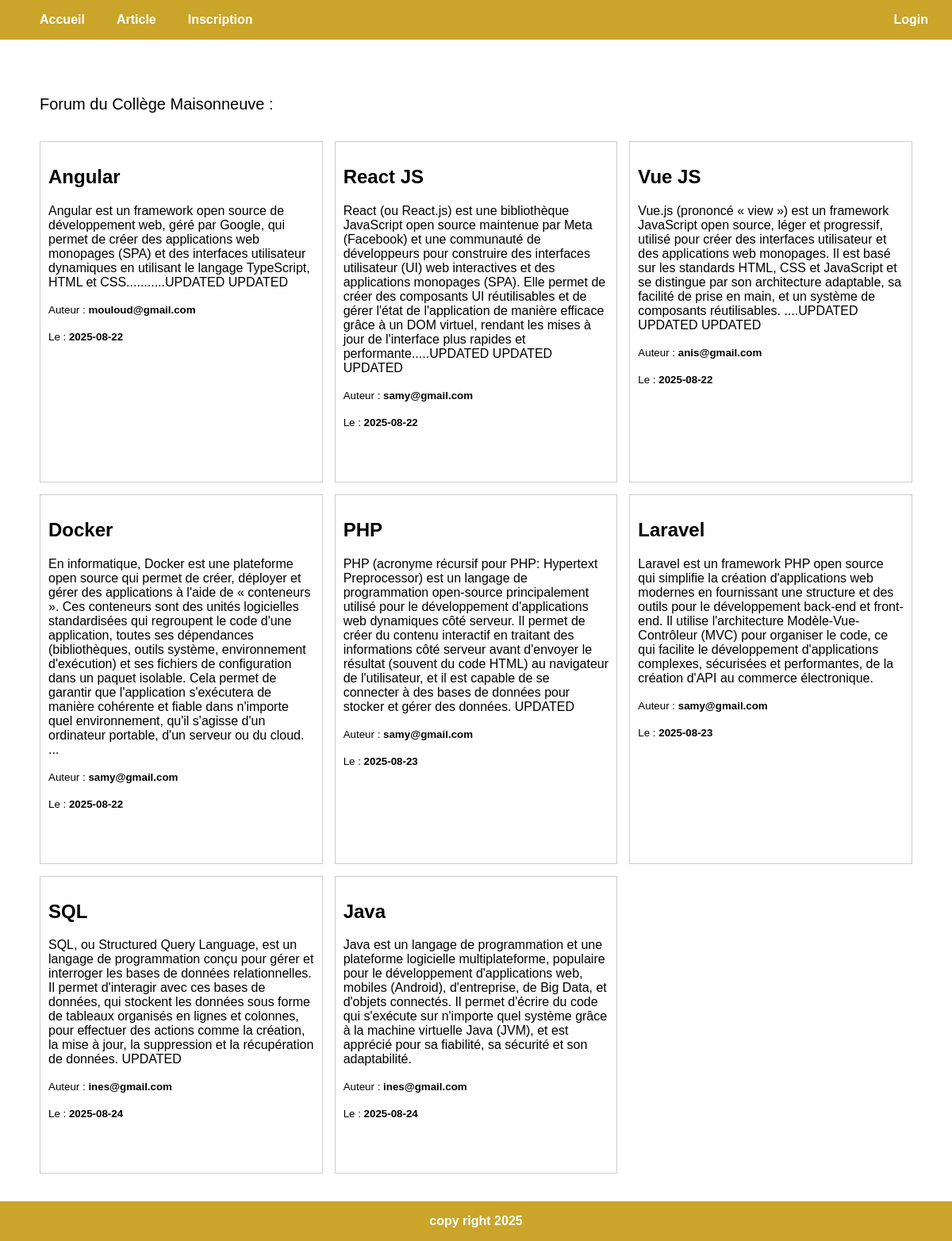
The page / on the database its author committed.
### tables this page shows
CREATE TABLE `forum` (
  `id_forum` int NOT NULL AUTO_INCREMENT,
  `titre` varchar(255) NOT NULL,
  `article` text NOT NULL,
  `date_creation` date NOT NULL,
  `utilisateur_id` int NOT NULL,
  PRIMARY KEY (`id_forum`),
  KEY `fk_Forum_utilisateur_idx` (`utilisateur_id`),
  CONSTRAINT `fk_Forum_Utilisateur` FOREIGN KEY (`utilisateur_id`) REFERENCES `utilisateur` (`id`)
);

CREATE TABLE `utilisateur` (
  `id` int NOT NULL AUTO_INCREMENT,
  `nom` varchar(100) NOT NULL,
  `nom_utilisateur` varchar(50) NOT NULL,
  `mot_de_passe` varchar(255) NOT NULL,
  `date_naissance` date NOT NULL,
  PRIMARY KEY (`id`),
  UNIQUE KEY `nom_utilisateur_UNIQUE` (`nom_utilisateur`)
);

### index.php (the view, shortened to what this page needs)
<?php
require_once('db/connexion.php');
$sql = "SELECT f.*, u.nom_utilisateur FROM forum f JOIN utilisateur u ON f.utilisateur_id
= u.id ORDER BY id_forum ASC";
$result = mysqli_query($connexion, $sql);
require_once('header.php');
?>
<h1>Forum du Collège Maisonneuve :</h1>
<article class="article">
  <?php while ($row = mysqli_fetch_assoc($result)) : ?>
    <div class="post">
      <div class="post__auteur">
        <h2><?= ($row['titre']); ?></h2>
        <p><?= nl2br(($row['article'])); ?></p>
        <p>
          <small class="user">Auteur : <strong><?= ($row['nom_utilisateur']); ?></strong>
          </small>
        </p>
        <p>
          <small class="user">Le : <strong><?= ($row['date_creation']); ?></strong>
          </small>
        </p>
      </div>
    </div>
  <?php endwhile; ?>
</article>
<?php
require_once('footer.php');
?>

### header.php (shortened to what this page needs)
<!DOCTYPE html>
<html lang="en">
<head>
  <link rel="stylesheet" href="css/style.css">
</head>
<body>
  <nav>
    <ul class="accueil">
      <li><a href="index.php">Accueil</a></li>
      <li><a href="post-create.php">Article</a></li>
      <li><a href="user-create.php">Inscription</a></li>
    </ul>
    <ul>
      <?php if (isset($_SESSION['fingerPrint'])) {
      ?>
        <li style="color:white; margin-right:20px"><span>Bonjour : <?= $_SESSION['nom']; ?></span> <a href="logout.php">Logout</a></li>
      <?php } else { ?>
        <li> <a href="login.php">Login</a></li>
      <?php
      }
      ?>
    </ul>
  </nav>
  <main>

### footer.php
</main>
<footer>
  copy right 2025
</footer>
</body>
</html>

### css/style.css (style rules this page uses)
html, body { height: 100%; margin: 0; }
body { font-family: Arial, sans-serif; display: grid; grid-template-rows: auto 1fr auto; }
nav { display: flex; justify-content: space-between; align-items: center; background-color: #caa52a; margin-bottom: 35px; }
.accueil { display: flex; justify-content: start; }
nav a { margin-right: 30px; text-decoration: none; color: white; font-weight: 600; }
ul li { list-style-type: none; margin-left: 10px; }
h1 { margin-top: 35px; margin-bottom: 35px; font-size: 20px; margin-inline: 50px; font-weight: 500; }
.post { display: flex; flex-direction: column; justify-content: space-between; max-width: 100%; border: 1px solid #ccc; padding: 10px; }
footer { margin-top: 35px; background-color: #caa52a; color: white; padding: 1em; text-align: center; font-weight: 600; }

### rows shown on the page
forum: titre "Angular", article "Angular est un framework open source de développement web, géré par Google, qui permet de créer des applications web monopages (SPA) et des interfaces utilisateur dynamiques en utilisant le langage TypeScript, HTML et CSS...........UPDATED UPDATED", utilisateur.nom_utilisateur "mouloud@gmail.com", date_creation "2025-08-22"
forum: titre "React JS", article "React (ou React.js) est une bibliothèque JavaScript open source maintenue par Meta (Facebook) et une communauté de développeurs pour construire des interfaces utilisateur (UI) web interactives et des applications monopages (SPA). Elle permet de créer des composants UI réutilisables et de gérer l'état de l'application de manière efficace grâce à un DOM virtuel, rendant les mises à jour de l'interface plus rapides et performante.....UPDATED UPDATED UPDATED", utilisateur.nom_utilisateur "samy@gmail.com", date_creation "2025-08-22"
forum: titre "Vue JS", article "Vue.js (prononcé « view ») est un framework JavaScript open source, léger et progressif, utilisé pour créer des interfaces utilisateur et des applications web monopages. Il est basé sur les standards HTML, CSS et JavaScript et se distingue par son architecture adaptable, sa facilité de prise en main, et un système de composants réutilisables. ....UPDATED UPDATED UPDATED", utilisateur.nom_utilisateur "anis@gmail.com", date_creation "2025-08-22"
forum: titre "Docker", article "En informatique, Docker est une plateforme open source qui permet de créer, déployer et gérer des applications à l'aide de « conteneurs ». Ces conteneurs sont des unités logicielles standardisées qui regroupent le code d'une application, toutes ses dépendances (bibliothèques, outils système, environnement d'exécution) et ses fichiers de configuration dans un paquet isolable. Cela permet de garantir que l'application s'exécutera de manière cohérente et fiable dans n'importe quel environnement, qu'il s'agisse d'un ordinateur portable, d'un serveur ou du cloud. ...", utilisateur.nom_utilisateur "samy@gmail.com", date_creation "2025-08-22"
forum: titre "PHP", article "PHP (acronyme récursif pour PHP: Hypertext Preprocessor) est un langage de programmation open-source principalement utilisé pour le développement d'applications web dynamiques côté serveur. Il permet de créer du contenu interactif en traitant des informations côté serveur avant d'envoyer le résultat (souvent du code HTML) au navigateur de l'utilisateur, et il est capable de se connecter à des bases de données pour stocker et gérer des données. UPDATED", utilisateur.nom_utilisateur "samy@gmail.com", date_creation "2025-08-23"
forum: titre "Laravel", article "Laravel est un framework PHP open source qui simplifie la création d'applications web modernes en fournissant une structure et des outils pour le développement back-end et front-end. Il utilise l'architecture Modèle-Vue-Contrôleur (MVC) pour organiser le code, ce qui facilite le développement d'applications complexes, sécurisées et performantes, de la création d'API au commerce électronique.", utilisateur.nom_utilisateur "samy@gmail.com", date_creation "2025-08-23"
forum: titre "SQL", article "SQL, ou Structured Query Language, est un langage de programmation conçu pour gérer et interroger les bases de données relationnelles. Il permet d'interagir avec ces bases de données, qui stockent les données sous forme de tableaux organisés en lignes et colonnes, pour effectuer des actions comme la création, la mise à jour, la suppression et la récupération de données. UPDATED", utilisateur.nom_utilisateur "ines@gmail.com", date_creation "2025-08-24"
forum: titre "Java", article "Java est un langage de programmation et une plateforme logicielle multiplateforme, populaire pour le développement d'applications web, mobiles (Android), d'entreprise, de Big Data, et d'objets connectés. Il permet d'écrire du code qui s'exécute sur n'importe quel système grâce à la machine virtuelle Java (JVM), et est apprécié pour sa fiabilité, sa sécurité et son adaptabilité.", utilisateur.nom_utilisateur "ines@gmail.com", date_creation "2025-08-24"
